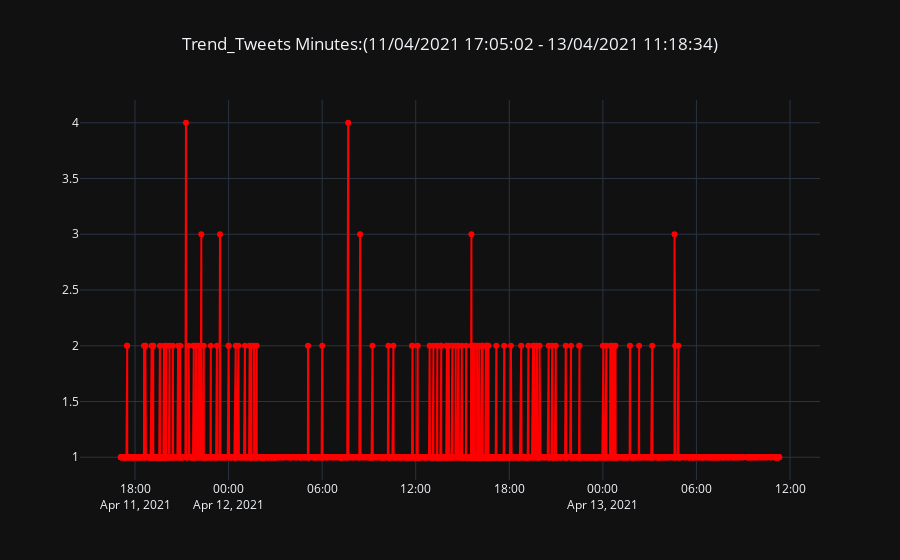

The notebook cell this image was saved under:
### Code cell
#import ploty.graph_object as go
df_date = df['user_date'].value_counts().to_frame().reset_index().rename(columns = {'index':'date','user_date':'count'})
df_date['date']= pd.to_datetime(df_date['date'])
df_date = df_date.sort_values('date',ascending = False)

fig = go.Figure(go.Scatter(x= df_date['date'],
                          y=df_date['count'],
                          mode ='markers+lines',
                          name ="Submissions",
                          marker_color = 'red'))
fig.update_layout(
    title_text = 'Trend_Tweets Minutes:({} - {})'.format(df['user_date'].sort_values()[3476].strftime("%d/%m/%Y %H:%M:%S"),
                                                       df['user_date'].sort_values().iloc[-1].strftime("%d/%m/%Y %H:%M:%S")),template="plotly_dark",
    title_x=0.5)
fig.show ()

### Figure 1 — Plotly figure (JSON) as saved in the notebook; plotly's stock layout.template omitted (floating-point values rounded to 4 significant figures; data arrays with more than 128 entries replaced by an {"elided": "..."} marker saying what was removed)
{"data": [{"marker": {"color": "red"}, "mode": "markers+lines", "name": "Submissions", "type": "scatter", "x": {"elided": "3362 str values"}, "y": {"elided": "3362 int values"}}], "layout": {"title": {"text": "Trend_Tweets Minutes:(11/04/2021 17:05:02 - 13/04/2021 11:18:34)", "x": 0.5}}}
